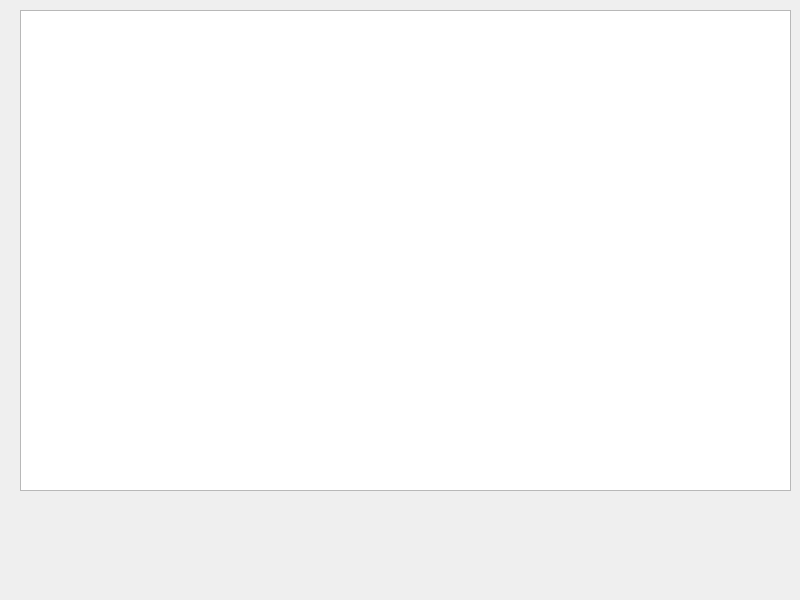
<?xml version="1.0" encoding="UTF-8"?>
<ui version="4.0">
 <class>Widget</class>
 <widget class="QWidget" name="Widget">
  <property name="geometry">
   <rect>
    <x>0</x>
    <y>0</y>
    <width>800</width>
    <height>600</height>
   </rect>
  </property>
  <property name="windowTitle">
   <string>Widget</string>
  </property>
  <widget class="MyGraphicsView" name="graphicsView">
   <property name="geometry">
    <rect>
     <x>20</x>
     <y>10</y>
     <width>771</width>
     <height>481</height>
    </rect>
   </property>
  </widget>
 </widget>
 <customwidgets>
  <customwidget>
   <class>MyGraphicsView</class>
   <extends>QGraphicsView</extends>
   <header location="global">mygraphicsview.h</header>
  </customwidget>
 </customwidgets>
 <resources/>
 <connections/>
</ui>
